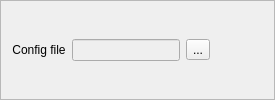
     <widget class="QFrame" name="frame_11">
      <property name="sizePolicy">
       <sizepolicy hsizetype="Minimum" vsizetype="Fixed">
        <horstretch>0</horstretch>
        <verstretch>0</verstretch>
       </sizepolicy>
      </property>
      <property name="frameShape">
       <enum>QFrame::StyledPanel</enum>
      </property>
      <property name="frameShadow">
       <enum>QFrame::Raised</enum>
      </property>
      <layout class="QGridLayout" name="gridLayout_36">
       <item row="1" column="0">
        <widget class="QLabel" name="label_41">
         <property name="text">
          <string>&lt;html&gt;&lt;head/&gt;&lt;body&gt;&lt;p align=&quot;center&quot;&gt;Config file&lt;/p&gt;&lt;/body&gt;&lt;/html&gt;</string>
         </property>
        </widget>
       </item>
       <item row="1" column="6">
        <spacer name="horizontalSpacer_17">
         <property name="orientation">
          <enum>Qt::Horizontal</enum>
         </property>
         <property name="sizeHint" stdset="0">
          <size>
           <width>40</width>
           <height>20</height>
          </size>
         </property>
        </spacer>
       </item>
       <item row="1" column="7">
        <widget class="QLabel" name="label_46">
         <property name="text">
          <string/>
         </property>
        </widget>
       </item>
       <item row="1" column="1">
        <widget class="QLineEdit" name="lineEConfig">
         <property name="enabled">
          <bool>false</bool>
         </property>
        </widget>
       </item>
       <item row="1" column="2">
        <widget class="QToolButton" name="b_loadconfig">
         <property name="text">
          <string>...</string>
         </property>
        </widget>
       </item>
      </layout>
     </widget>
